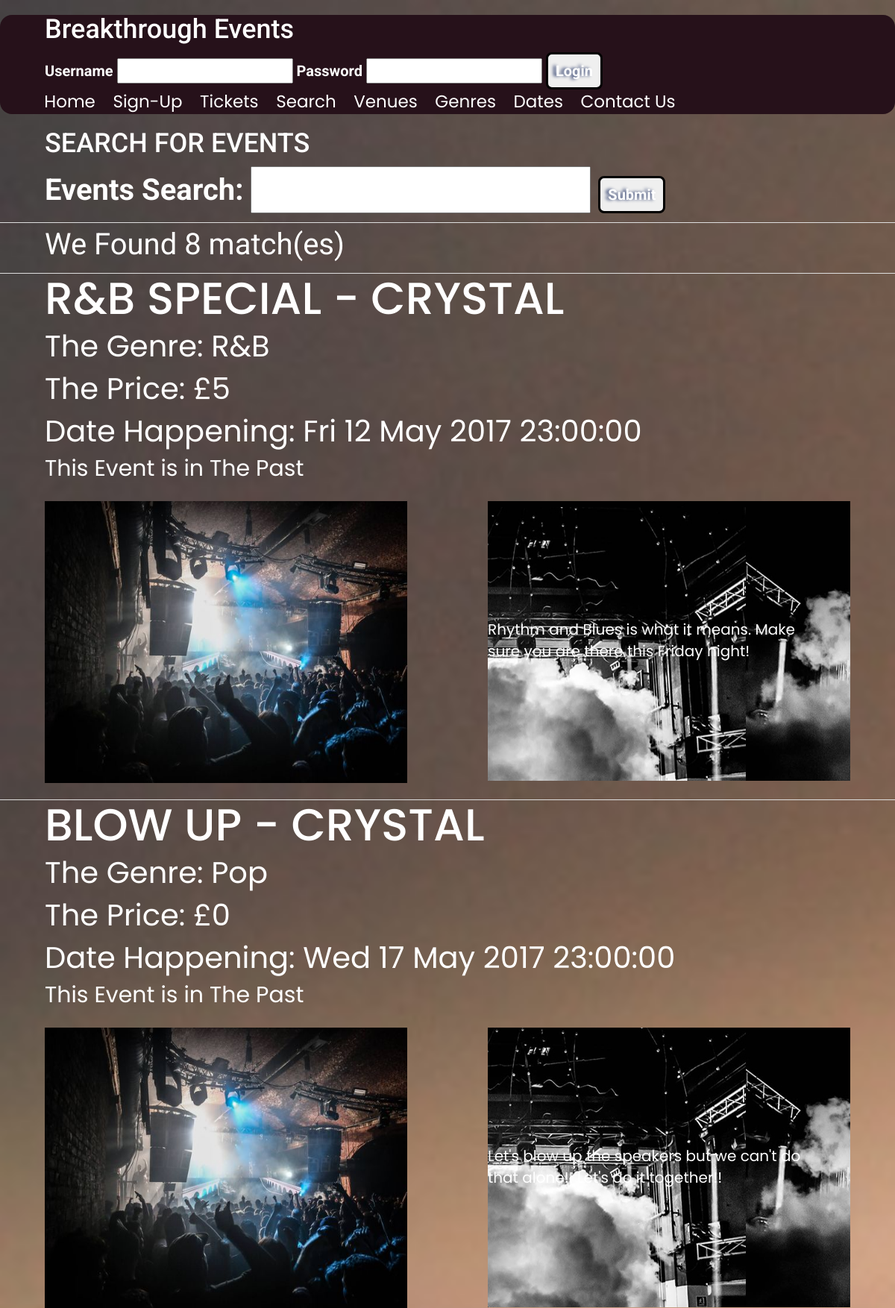
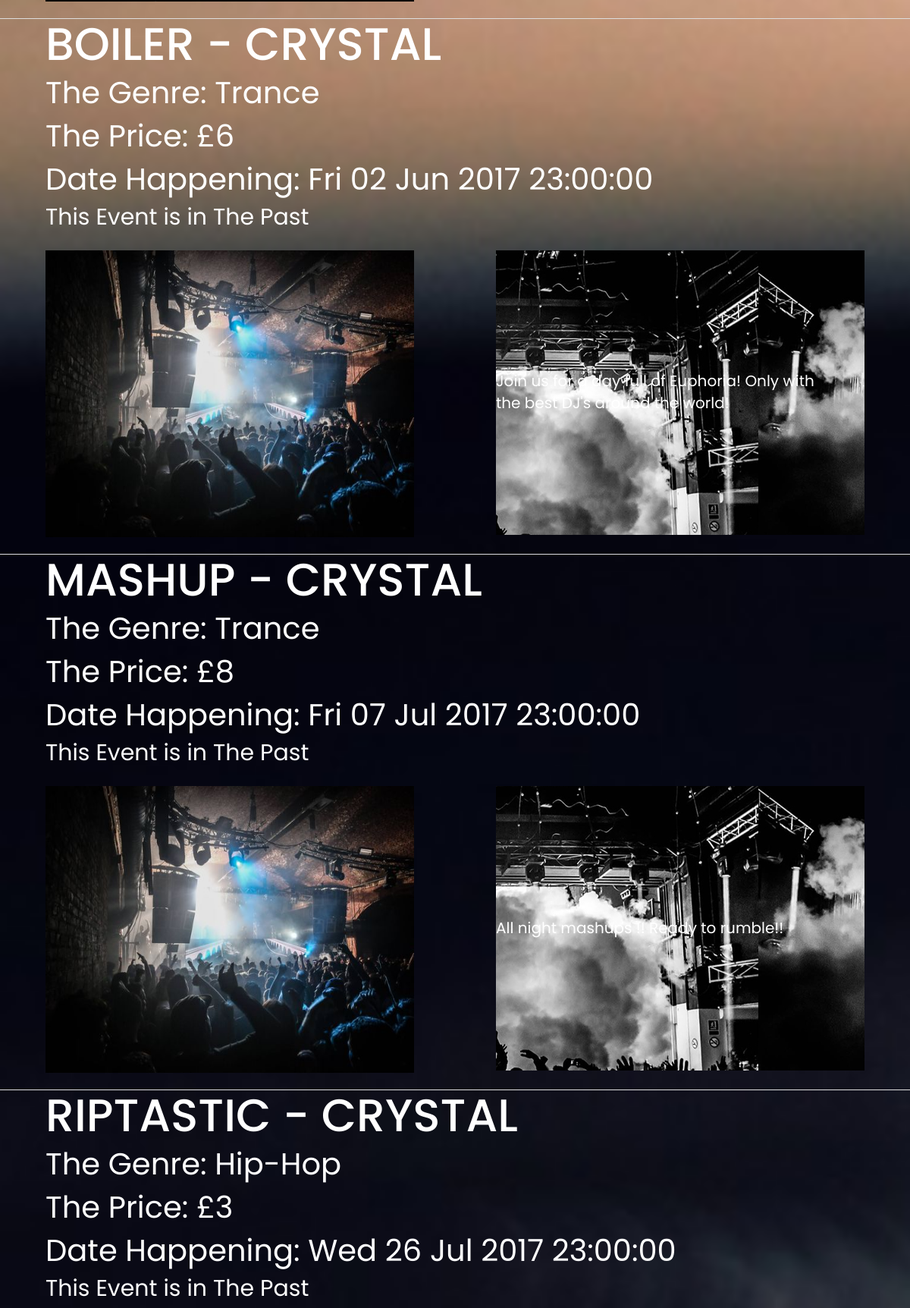
/search.php?Search=Crystal (upper part), run on the app's committed database (2 pictures, top to bottom).
### tables this page shows
CREATE TABLE IF NOT EXISTS `events` (
  `EventsID` int(11) NOT NULL AUTO_INCREMENT,
  `Name` varchar(70) NOT NULL,
  `EventsDate` datetime NOT NULL,
  `Location` varchar(70) NOT NULL,
  `Genre` varchar(30) NOT NULL,
  `AmofTickets` int(11) NOT NULL,
  `Capacity` int(11) NOT NULL,
  `Price` int(11) NOT NULL,
  `Image` varchar(70) NOT NULL,
  `Info` text NOT NULL,
  PRIMARY KEY (`EventsID`)
);

### search.php (the view, shortened to what this page needs)
<?php
require('includes/conn.inc.php');
if(isset($_GET['Search']) && $_GET['Search'] != "") {
$searchPhrase = "%" . $_GET['Search'] . "%";
$sql= "SELECT * FROM events WHERE Name LIKE :Search OR Genre LIKE :Search OR Location LIKE :Search OR EventsDate LIKE :Search";
$stmt = $pdo->prepare($sql);
$stmt->bindParam(':Search', $searchPhrase, PDO::PARAM_STR);
$stmt->execute();
$totalnoEvents = $stmt->rowCount();
}
?>
<!DOCTYPE html>
<html>
          <head>
<link rel="stylesheet" href="stylesheet/bootstrap-3.3.7-dist/css/bootstrap.css">
<link rel="stylesheet" href="stylesheet/style.css">
	<link rel="stylesheet" href="stylesheet/cms.css">
	<link rel="stylesheet" type="text/css" media="only screen and (max-width:700px)" href="stylesheet/mobilestyle.css">
</head>
<body>
	<header>
            <div id="logo">
                <h1>Breakthrough Events</h1>
          <?php
      if(isset($_SESSION['login'])){
        include('includes/session-logout.inc.php');
      }else{
        include('includes/session-login.inc.php');
      }
      ?>
            </div>
                <nav>
                <ul class="topMenu">
                 <li class="first"><a href="index.php">Home</a></li>
                 <?php
                 if (!isset($_SESSION['login'])){
				 echo "<li><a href=\"Sign-Up.php\">Sign-Up</a></li>";
                 }
                 ?>
                 <li><a href="Tickets.php">Tickets</a></li>
                 <li><a href="search.php">Search</a></li>
                 <li><a href="venues.php">Venues</a></li>
                 <li><a href="genre.php">Genres</a></li>
                 <li><a href="dates.php">Dates</a></li>
                 <li><a href="Contact-us.php">Contact Us</a></li>
                </ul>
                </nav>
            </header>
         <div class ="wholesearch">
      <div class="search-header">
        <h1>SEARCH FOR EVENTS </h1>
      </div>
            <form id="formsearch" name="formsearch" method="get" >
             		<p><label for="Search">Events Search:</label>
                    <input name="Search" type="text" id="EventSearch" >
                    <input type="submit" name="searchsubmit" class="sendButton">
                 	</p>
            </form>
    <div class="thesearch">
					<?php
					if(isset($_GET['Search']) ||
					($_GET['Genre']) ||	($_GET['Location']) ||
					($_GET['EventsDate'] ))
					{
					if($totalnoEvents == 0) {
					echo "<p> Sorry, no Events were found matching that criteria!</p>";
					}else{
						echo "<div class=\"howmany\">";
					   echo "<p>We Found $totalnoEvents match(es)</p>";
					   echo "</div>";
					   while($row = $stmt->fetchObject()){
						   echo "<div class=\"outcomes\">";
						   echo "<div class=\"searchtitles\">";
						   echo "<h2>$row->Name</h2>","<h2> - $row->Location</h2>";
						   echo "</div>";
						   echo "<div class=\"Datesoccuring\">";
						   echo "The Genre: ";
						   echo  $row->Genre;
						   echo "</div>";
						    echo "<div class=\"Datesoccuring\">";
						   echo "The Price: ";
						   echo "£$row->Price";
						   echo "</div>";
						   $ts = strtotime ($row->EventsDate);
						   $prettyDate = date("D d M Y H\:i\:s ", $ts);
						   echo "<div class=\"Datesoccuring\">";
						   echo "Date Happening: $prettyDate";
						   echo "</div>";
						   echo "<div class=\"timeuntil\">";
						   $CurrentDate = new DateTime();
						  if ($ts <  strtotime('now') )  {
									echo "This Event is in The Past";
								}else{
						   $EventDate = new DateTime($prettyDate);
						   $theDifference = $EventDate->diff($CurrentDate);
						   echo "TIME LEFT UNTIL EVENT: "; echo $theDifference->format("%a days, %h hours, %i minutes, %s seconds");
						   }
						   echo "</div>";
						   echo "<div class=\"eventpics\">";
						   echo "<img src=\"eventpics/{$row->Image}\" alt=\"{$row->Name}\">";
						   echo "</div>";
						   echo "<div class=\"eventdetails\">";
						   echo "<p> $row->Info </p>";
					  	   echo "</div>";
						   echo "</div>";
					   		}
						}
					}
                    ?>
            </div>
</div>
</body>
</html>

### stylesheet/style.css (style rules this page uses)
body { font-size:20px; margin:0; background: url("../Images/background3.jpg"); color:#ffffff; background-size:cover; background-attachment:fixed; background-repeat:no-repeat; }
header { height: auto; border-radius:16px; background-color: #26111A; }
h1 { font-family: 'Roboto', sans-serif; color:#fff; }
h2 { font-family: 'Roboto', sans-serif; }
#logo { padding-left:5%; }
input { color: #000000; }
.sendButton { border-radius: 8px; border: 3px solid #000000; cursor: pointer; color: #ffffff; font-size: 20px; font-weight: bold; padding: 8px 10px; text-shadow: rgb(38, 54, 102) -4px 0px 4px; }
#formsearch { font-family: 'Roboto', sans-serif; font-size:40px; padding-left:5%; }
#EventSearch { color:#000000; font-size:40px; width: 40%; }
.search-header { font-size:30px; padding-left:5%; padding-right:5%; }
.howmany { font-family: 'Roboto', sans-serif; font-size:40px; border-top: 1px solid #DEDEDE; padding-left:5%; padding-right:5%; border-bottom: 1px solid #DEDEDE; }
.outcomes { border-bottom: 1px solid #DEDEDE; padding-right:5%; padding-left:5%; }
.outcomes h2 { font-family: 'Poppins', sans-serif; font-size:60px; margin:0px; text-transform: uppercase; display:inline; }
.searchtitles { font-size: 40px; padding-right:5%; }
.Datesoccuring { font-family: 'Poppins', sans-serif; font-size:40px; margin:auto; padding-right:5%; }
.timeuntil { font-family: 'Poppins', sans-serif; font-size:30px; margin:auto; padding-bottom:2%; padding-right:5%; }
.eventpics { display:inline; }
.eventpics img { width:45%; height: 400px; padding-bottom:2%; }
.eventdetails { font-family: 'Poppins', sans-serif; font-size:20px; width:45%; height: 375px; float:right; padding-top:15px; padding-bottom:15px; padding-right:3%; background: url("../Images/background6.jpg"); background-attachment:fixed; }
.eventdetails p { font-size:20px; position: relative; top: 50%; transform: translateY(-50%); margin:0px; }
.topMenu { font-family: 'Poppins', sans-serif; list-style: none; font-size:23px; padding-left:2%; overflow: hidden; }
.topMenu .first { padding-left:3%; }
.topMenu li { float:left; padding-left:2% }
.topMenu a { text-decoration: none; color:#ffffff; }

### stylesheet/cms.css (style rules this page uses)
input:not([type="file"]) { font-size:20px; }
body { font-family:helvetica, arial, sans-serif; }
input:not([type="submit"]) { font-size:20px; }
input[type="submit"] { text-align: center; font-size:20px; }

### stylesheet/mobilestyle.css (style rules this page uses)
header { overflow: hidden; background: #26111A; height:auto; }
#logo { padding: 5px; text-transform: uppercase; }
#EventSearch { font-size: 20px; width:100% ; }
#formsearch label { display: block; }
#formsearch input { width:40%; }
.searchtitles h2 { font-size:7vw; }
.eventdetails { height:263px; }
.eventdetails p { font-size:4.5vw; position: relative; top: 50%; transform: translateY(-50%); margin:0px; }
.searchtitles { border-bottom:1px solid #ccc; font-size: 25px; }
.Datesoccuring { font-size:20px; padding-bottom: 2%; }
.timeuntil { font-size:20px; }
.eventpics img { height: 270px; }
.topMenu .first { padding:0px; }
.topMenu { padding-left:5%; clear:left; float: none; width:auto; padding: 0px; margin:0; background-color:#fff; }
.topMenu li { float:none; padding:5px 0; border-bottom:1px solid #ccc; }
.topMenu a { padding-left:5%; color:#000; padding: 0; text-align:left; }

### data on the page
events: Name "R&B SPECIAL", Location "CRYSTAL", Genre "R&B", Price "5", EventsDate "Fri 12 May 2017 23:00:00", shows "This Event is in The Past", Image (picture), Info "Rhythm and Blues is what it means. Make sure you are there this Friday night!"
events: Name "BLOW UP", Location "CRYSTAL", Genre "Pop", Price "0", EventsDate "Wed 17 May 2017 23:00:00", shows "This Event is in The Past", Image (picture), Info "Let's blow up the speakers but we can't do that alone!! Let's do it together!!"
events: Name "BOILER", Location "CRYSTAL", Genre "Trance", Price "6", EventsDate "Fri 02 Jun 2017 23:00:00", shows "This Event is in The Past", Image (picture), Info "Join us for a day full of Euphoria! Only with the best DJ's around the world!"
events: Name "MASHUP", Location "CRYSTAL", Genre "Trance", Price "8", EventsDate "Fri 07 Jul 2017 23:00:00", shows "This Event is in The Past", Image (picture), Info "All night mashups !! Ready to rumble!!"
events: Name "RIPTASTIC", Location "CRYSTAL", Genre "Hip-Hop", Price "3", EventsDate "Wed 26 Jul 2017 23:00:00", shows "This Event is in The Past"

### other printed values
$totalnoEvents "8"
